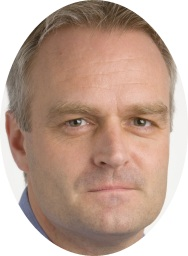
#> input picture data/Image_ori/Google_1_Barbara Burkholder_12_oval.jpg, 188 x 256 px, given in place of Aaron_Dollar_13_oval.jpg, which was not available
$ python image_to_csv.py   (older library calls are emulated)
#> lines starting #> are read from the running program, lines starting #| are printed output that depends on the picture; pictures that were not available may be replaced by others from this repository, and a replacement may not be noted
import csv
import PIL
from PIL import Image
import numpy as np
np.set_printoptions(threshold=np.inf)
import matplotlib.pyplot as plt
import matplotlib.image as mpimg
import cv2
import os
import pandas as pd

def convert_img_to_csv(dirname):
#> called with dirname = 'data'
    path = dirname + '/Image_ori' + '/'

    with open('data/csv_convert1.csv', "rt") as csv_in_file:
#> (reads data/csv_convert1.csv from the repository)
        reader = csv.reader(csv_in_file)
        next(reader)  # loop over first line
        print(reader)
        with open('data/csv_final2.csv', 'w', newline="") as csv_out_file:
            writer = csv.writer(csv_out_file)
            writer.writerow(['emotion', 'pixels'])  # , 'Usage'])
            basewidth = 48
            rows = [row for row in reader]
            for row in rows:

                # [6 lines of commented-out code are left out]
                img = Image.open(path + row[0])
#> img is the input picture: PIL image 188x256 RGB; mean R, G, B 191.7, 164.8, 150.5
                img = img.resize((basewidth, basewidth), PIL.Image.ANTIALIAS)
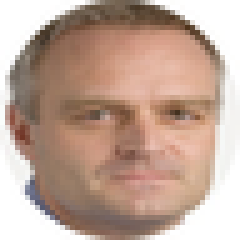
#> img: PIL image 48x48 RGB (shown 5 times larger); mean R, G, B 191.5, 164.6, 150.3
                print(img)
#| <PIL.Image.Image image mode=RGB size=48x48 at 0x7F84105769D0>
                img_grey = img.convert('L')
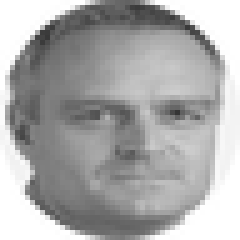
#> img_grey: PIL image 48x48 L (shown 5 times larger); min 53, max 255, mean 171
                # img_grey.show()
                print(img_grey)
#| <PIL.Image.Image image mode=L size=48x48 at 0x7F84103FE090>
                # Save Greyscale values
                value = np.asarray(img_grey.getdata(), dtype=np.int).reshape((img_grey.size[1], img_grey.size[0]))
                # print(value)
                value = value.ravel().tolist()
#> value = 2304 values, max 255 at index 0, min 53 at index 1091, mean 171
                # print(value)
                # break
                writer.writerow([row[1], value])
#> pass 2 of the loop in convert_img_to_csv, `for row in rows:`:
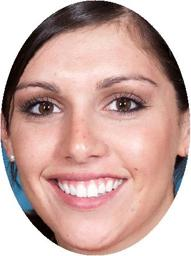
#> input picture data/Image_ori/Google_1_Barbara Burkholder_5_oval.jpg, 191 x 256 px, given in place of Aaron_Turner_13_oval.jpg, which was not available
#> in convert_img_to_csv, img is the input picture: PIL image 191x256 RGB; mean R, G, B 202.4, 169.5, 163.2
#> in convert_img_to_csv, `img = img.resize((basewidth, basewidth), PIL.Image.ANTIALIAS)`:
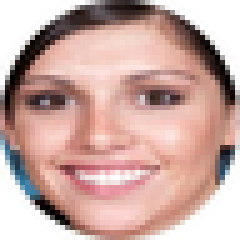
#> img: PIL image 48x48 RGB (shown 5 times larger); mean R, G, B 202, 169.1, 162.8
#| <PIL.Image.Image image mode=RGB size=48x48 at 0x7F84103FE910>
#> in convert_img_to_csv, `img_grey = img.convert('L')`:
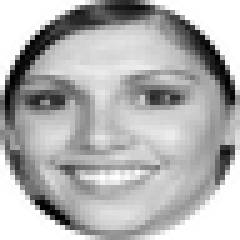
#> img_grey: PIL image 48x48 L (shown 5 times larger); min 0, max 255, mean 178.2
#| <PIL.Image.Image image mode=L size=48x48 at 0x7F84103FF390>
#> in convert_img_to_csv, `value = value.ravel().tolist()`: value = 2304 values, max 255 at index 0, min 0 at index 627, mean 178.2

if __name__ == "__main__":
#> (the run stopped early here; a loop or call above may not have finished)
